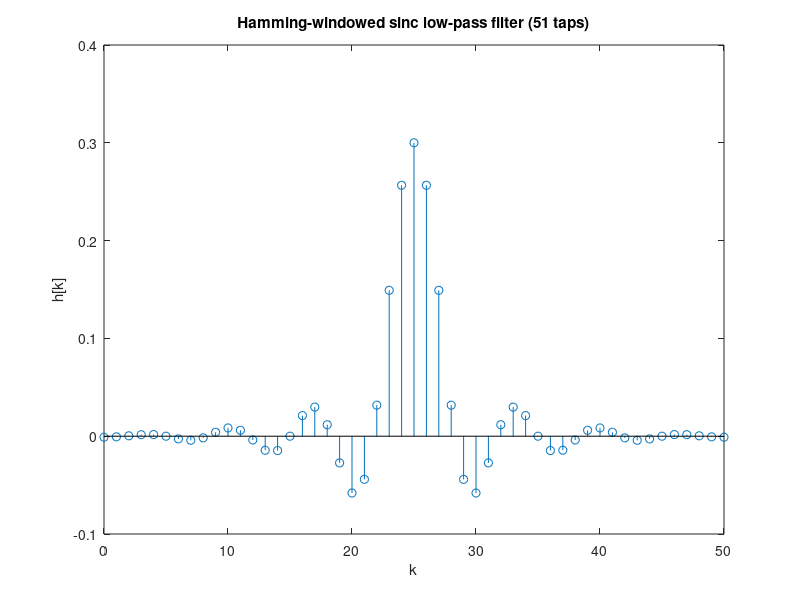

This chart was generated by the following MATLAB code: (Note: this script raises an error after producing the figure.)
% FIR_LOWPASS_AUDIO  Design a windowed-sinc low-pass FIR filter and apply it
%   to an audio file by convolution.
%
%   h[k] = wc * sinc(wc*(k - M/2)) .* hamming[k],   k = 0..M
%   where wc = 0.3 is the cutoff as a fraction of the Nyquist frequency
%   (about 6.6 kHz for 44.1 kHz audio) and M = 50 (51 taps).

AUDIO_IN = fullfile('..', 'data', 'music.wav');
AUDIO_OUT = fullfile('..', 'data', 'music_filtered.wav');

M = 50;                    % filter order (M + 1 taps)
wc = 0.3;                  % normalised cutoff

k = 0:M;
hamming_win = 0.54 - 0.46 * cos(2 * pi * k / M);
h = wc * sinc(wc * (k - M/2)) .* hamming_win;

figure;
stem(k, h);
xlabel('k'); ylabel('h[k]');
title('Hamming-windowed sinc low-pass filter (51 taps)');

[x, Fs] = audioread(AUDIO_IN);
y = conv(x(:, 1), h);      % filter the first channel

audiowrite(AUDIO_OUT, y / max(abs(y)), Fs);   % normalise to avoid clipping
fprintf('Wrote %s (%d samples @ %d Hz)\n', AUDIO_OUT, numel(y), Fs);
